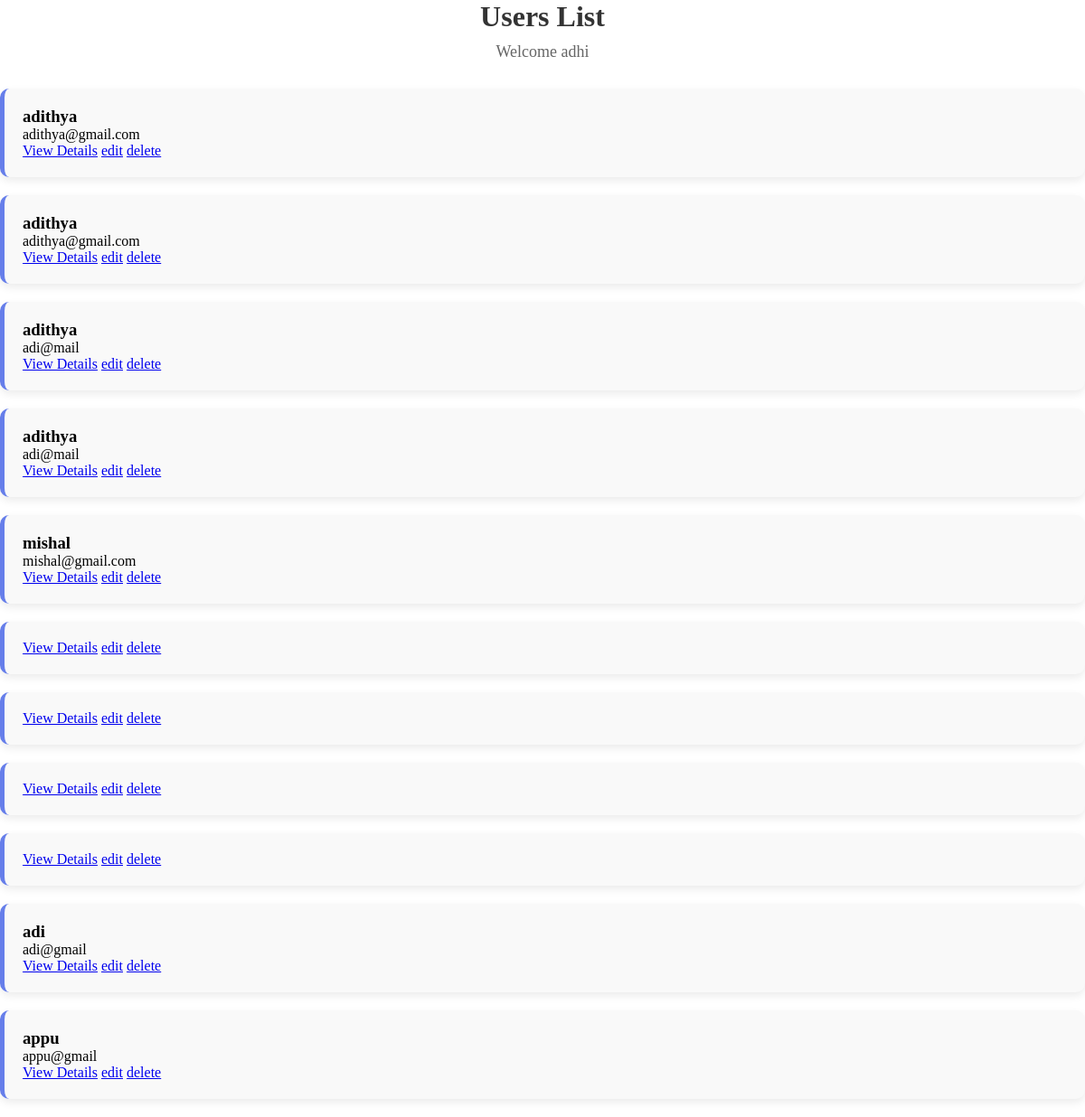
/users, run on an earlier commit of the app's database.
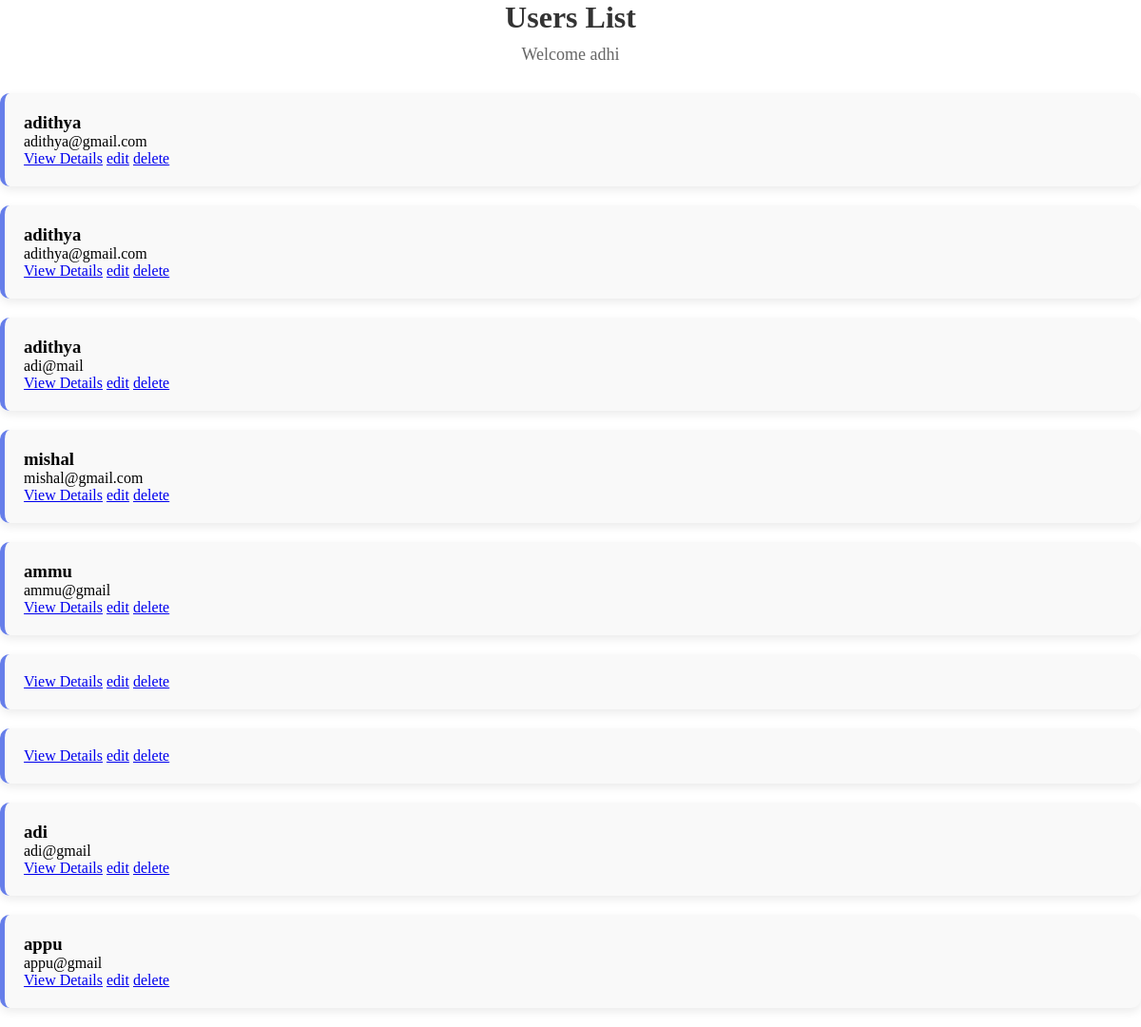
And on a later commit of the database.
### tables this page shows
CREATE TABLE users (
                id INTEGER PRIMARY KEY AUTOINCREMENT,
                name TEXT NOT NULL,
                email TEXT NOT NULL
            );

### app.py (the view)
@app.route('/users')
def users():
    conn = get_db_connection()
    user_list = conn.execute(
        'SELECT * FROM users'
    ).fetchall()
    conn.close()
    return render_template('users.html',name="adhi", users =user_list)

### app.py (called while the page is built)
def get_db_connection():
    conn = sqlite3.connect('database.db')
    conn.row_factory = sqlite3.Row
    return conn

### templates/users.html (shortened to what this page needs)
<!DOCTYPE html>
<html>
<head>
    <link rel="stylesheet" href="{{ url_for('static', filename='css/userlist.css') }}">
</head>
<body>
    <h1>Users List</h1>
    <p class="main">Welcome {{ name }}</p>
    {% for user in users %}
       <div class="detail">
        <h3>{{ user['name'] }}</h3>
        <p>{{ user['email'] }}</p>
        <a href="/users/{{ user['id'] }}">View Details</a>
        <a href="/edit/{{user.id}}">edit</a>
        <a href="/delete/{{user.id}}">delete</a>
        </div>
    {% endfor %}
</body>
</html>

### static/css/userlist.css (style rules this page uses)
* { padding: 0; margin: 0; }
h1 { text-align: center; color: #333; margin-bottom: 10px; }
.main { text-align: center; color: #666; margin-bottom: 30px; font-size: 18px; }
.detail { background: #f9f9f9; padding: 20px; margin: 20px 0; border-left: 5px solid #667eea; border-radius: 10px; box-shadow: 0 4px 10px rgba(0, 0, 0, 0.08); }

What changed in the data, as far as the page shows it:
removed users: name "adithya", email "adi@mail"
changed users: name (not shown) → "ammu"; email (not shown) → "ammu@gmail"
